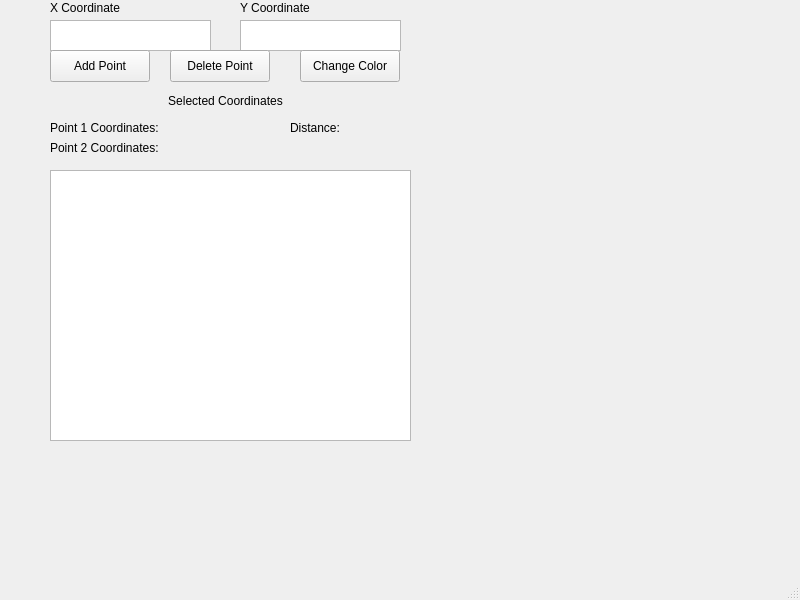
<?xml version="1.0" encoding="UTF-8"?>
<ui version="4.0">
 <class>MainWindow</class>
 <widget class="QMainWindow" name="MainWindow">
  <property name="geometry">
   <rect>
    <x>0</x>
    <y>0</y>
    <width>800</width>
    <height>600</height>
   </rect>
  </property>
  <property name="windowTitle">
   <string>MainWindow</string>
  </property>
  <widget class="QWidget" name="centralwidget">
   <widget class="QTextEdit" name="textEdit">
    <property name="geometry">
     <rect>
      <x>50</x>
      <y>20</y>
      <width>161</width>
      <height>31</height>
     </rect>
    </property>
    <property name="html">
     <string>&lt;!DOCTYPE HTML PUBLIC &quot;-//W3C//DTD HTML 4.0//EN&quot; &quot;http://www.w3.org/TR/REC-html40/strict.dtd&quot;&gt;
&lt;html&gt;&lt;head&gt;&lt;meta name=&quot;qrichtext&quot; content=&quot;1&quot; /&gt;&lt;meta charset=&quot;utf-8&quot; /&gt;&lt;style type=&quot;text/css&quot;&gt;
p, li { white-space: pre-wrap; }
&lt;/style&gt;&lt;/head&gt;&lt;body style=&quot; font-family:'.AppleSystemUIFont'; font-size:13pt; font-weight:400; font-style:normal;&quot;&gt;
&lt;p style=&quot;-qt-paragraph-type:empty; margin-top:0px; margin-bottom:0px; margin-left:0px; margin-right:0px; -qt-block-indent:0; text-indent:0px;&quot;&gt;&lt;br /&gt;&lt;/p&gt;&lt;/body&gt;&lt;/html&gt;</string>
    </property>
   </widget>
   <widget class="QTextEdit" name="textEdit_2">
    <property name="geometry">
     <rect>
      <x>240</x>
      <y>20</y>
      <width>161</width>
      <height>31</height>
     </rect>
    </property>
   </widget>
   <widget class="QPushButton" name="addPoint">
    <property name="geometry">
     <rect>
      <x>50</x>
      <y>50</y>
      <width>100</width>
      <height>32</height>
     </rect>
    </property>
    <property name="text">
     <string>Add Point</string>
    </property>
   </widget>
   <widget class="QPushButton" name="deletePoint">
    <property name="geometry">
     <rect>
      <x>170</x>
      <y>50</y>
      <width>100</width>
      <height>32</height>
     </rect>
    </property>
    <property name="text">
     <string>Delete Point</string>
    </property>
   </widget>
   <widget class="QPushButton" name="changeColor">
    <property name="geometry">
     <rect>
      <x>300</x>
      <y>50</y>
      <width>100</width>
      <height>32</height>
     </rect>
    </property>
    <property name="text">
     <string>Change Color</string>
    </property>
   </widget>
   <widget class="QLabel" name="xCoordBoxLabel">
    <property name="geometry">
     <rect>
      <x>50</x>
      <y>0</y>
      <width>81</width>
      <height>16</height>
     </rect>
    </property>
    <property name="text">
     <string>X Coordinate</string>
    </property>
   </widget>
   <widget class="QLabel" name="yCoordBoxLabel">
    <property name="geometry">
     <rect>
      <x>240</x>
      <y>0</y>
      <width>81</width>
      <height>16</height>
     </rect>
    </property>
    <property name="text">
     <string>Y Coordinate</string>
    </property>
   </widget>
   <widget class="QLabel" name="selectedCoordinatesLabel">
    <property name="geometry">
     <rect>
      <x>50</x>
      <y>85</y>
      <width>351</width>
      <height>31</height>
     </rect>
    </property>
    <property name="text">
     <string>Selected Coordinates</string>
    </property>
    <property name="alignment">
     <set>Qt::AlignCenter</set>
    </property>
   </widget>
   <widget class="QLabel" name="pt1Coords">
    <property name="geometry">
     <rect>
      <x>50</x>
      <y>120</y>
      <width>141</width>
      <height>16</height>
     </rect>
    </property>
    <property name="text">
     <string>Point 1 Coordinates:</string>
    </property>
   </widget>
   <widget class="QLabel" name="pt2Coords">
    <property name="geometry">
     <rect>
      <x>50</x>
      <y>140</y>
      <width>141</width>
      <height>16</height>
     </rect>
    </property>
    <property name="text">
     <string>Point 2 Coordinates:</string>
    </property>
   </widget>
   <widget class="QLabel" name="distanceLabel">
    <property name="geometry">
     <rect>
      <x>290</x>
      <y>120</y>
      <width>141</width>
      <height>16</height>
     </rect>
    </property>
    <property name="text">
     <string>Distance:</string>
    </property>
   </widget>
   <widget class="QGraphicsView" name="graphicsView">
    <property name="geometry">
     <rect>
      <x>50</x>
      <y>170</y>
      <width>361</width>
      <height>271</height>
     </rect>
    </property>
   </widget>
  </widget>
  <widget class="QMenuBar" name="menubar">
   <property name="geometry">
    <rect>
     <x>0</x>
     <y>0</y>
     <width>800</width>
     <height>37</height>
    </rect>
   </property>
  </widget>
  <widget class="QStatusBar" name="statusbar"/>
 </widget>
 <resources/>
 <connections/>
</ui>
